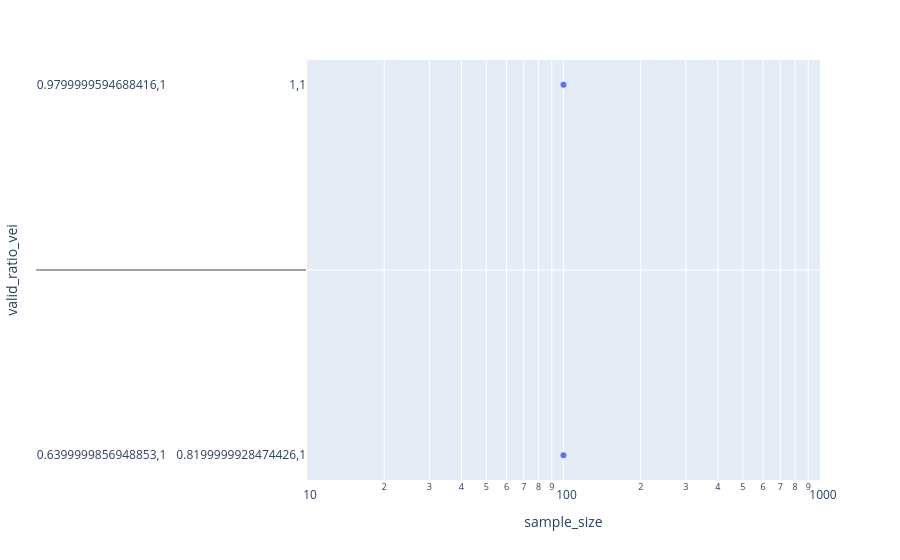

Notebook code for this chart:
### Code cell
import plotly.express as px

px.scatter(stats, x="sample_size", y="valid_ratio_vei", log_x=True)

### Figure 1 — Plotly figure (JSON) as saved in the notebook; plotly's stock layout.template omitted (floating-point values rounded to 4 significant figures; data arrays with more than 128 entries replaced by an {"elided": "..."} marker saying what was removed)
{"data": [{"hovertemplate": "sample_size=%{x}<br>valid_ratio_vei=%{y}<extra></extra>", "legendgroup": "", "marker": {"color": "#636efa", "symbol": "circle"}, "mode": "markers", "name": "", "orientation": "h", "showlegend": false, "type": "scatter", "x": [100.0, 100.0, 100.0, 100.0, 100.0, 100.0, 100.0, 100.0, 100.0, 100.0, 1000.0, 1000.0, 1000.0, 1000.0, 1000.0, 1000.0, 1000.0, 1000.0, 1000.0, 1000.0, 10000.0, 10000.0, 10000.0, 10000.0, 10000.0, 100000.0, 100000.0, 100000.0, 100000.0, 100000.0, 1000000.0, 1000000.0, 1000000.0, 1000000.0, 1000000.0, 10000000.0, 10000000.0, 100000000.0], "xaxis": "x", "y": {"elided": "38x2x2 float values"}, "yaxis": "y"}], "layout": {"legend": {"tracegroupgap": 0}, "margin": {"t": 60}, "xaxis": {"anchor": "y", "domain": [0, 1], "title": {"text": "sample_size"}, "type": "log"}, "yaxis": {"anchor": "x", "domain": [0, 1], "title": {"text": "valid_ratio_vei"}}}}
